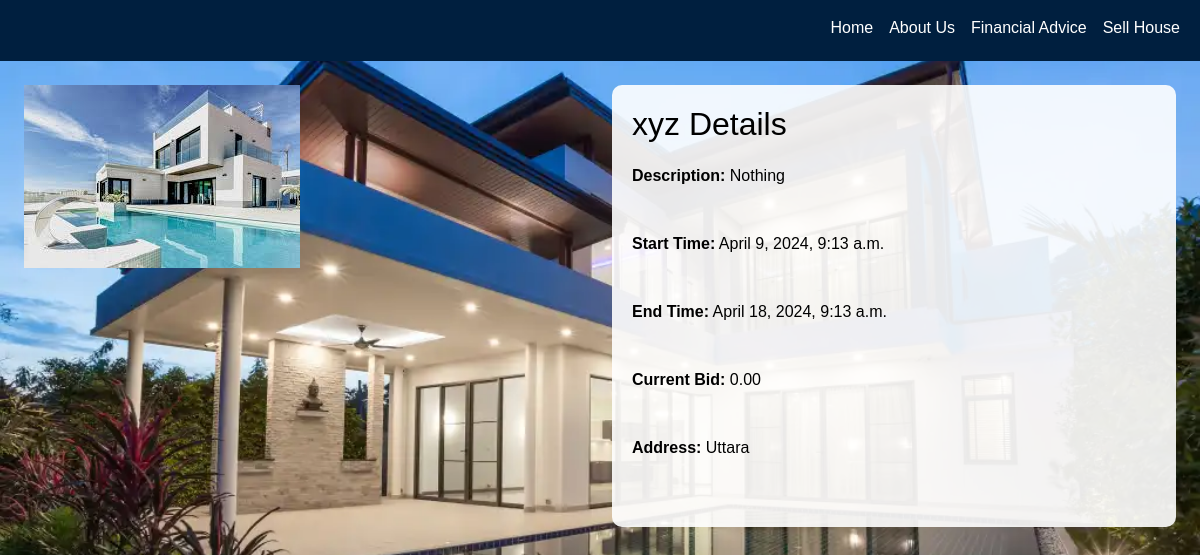
The app's page /auction-detail/11/ with its own data.
### website/models.py (models this page shows, shortened)
class AuctionItem(models.Model):
    title = models.CharField(max_length=255)
    description = models.TextField()
    address = models.CharField(max_length=255)
    start_price = models.DecimalField(max_digits=10, decimal_places=2)
    current_bid = models.DecimalField(max_digits=10, decimal_places=2, default=0.00)
    current_bid_by = models.ForeignKey(User, on_delete=models.CASCADE,null=True, blank=True, related_name='bids_made')
    created_by = models.ForeignKey(User, on_delete=models.CASCADE, related_name='auction_items_created')
    start_time = models.DateTimeField()
    end_time = models.DateTimeField()
    image = models.ImageField(upload_to='auction_item_images/', blank=True, null=True)

### website/views.py (the view)
# urls.py: path('auction-detail/<int:item_id>/', views.auction_detail, name='auction_detail'),
def auction_detail(request, item_id):
    auction_detail = get_object_or_404(AuctionItem, id=item_id)
    return render(request, 'auction_detail.html', {'auction_detail': auction_detail})

### website/templates/auction_detail.html
{% extends 'base.html' %}
{% block content %}
  <div class="container mt-4">
    <div class="row">
      <div class="col-md-6">
        <img src="{{ auction_detail.image.url }}" alt="{{ auction_detail.title }}" class="img-fluid">
      </div>
      <div class="col-md-6">
        <div style="background-color: rgba(255, 255, 255, 0.9); padding: 20px; border-radius: 10px;">
          <h2 class="mb-4 text-black">{{ auction_detail.title }} Details</h2>
            <p style="color: black;"><strong>Description:</strong> {{ auction_detail.description }}</p>
            <p style="color: black;"><strong>Start Time:</strong> {{ auction_detail.start_time }}</p>
            <p style="color: black;"><strong>End Time:</strong> {{ auction_detail.end_time }}</p>
            <p style="color: black;"><strong>Current Bid:</strong> {{ auction_detail.current_bid }}</p>
            <p style="color: black;"><strong>Address:</strong> {{ auction_detail.address }}</p>
        </div>
      </div>
    </div>
  </div>
{% endblock %}

### static/base.css (style rules this page uses)
body { font-family: Arial, sans-serif; background-image: url('background.webp'); background-size: cover; background-position: center; background-repeat: no-repeat; min-height: 100vh; }
.container { max-width: 1200px; margin: 0 auto; }
.container p { color: #ffffff; font: 1em Arial, sans-serif; margin-bottom: 50px; }

### records on screen
AuctionItem: image (picture), title "xyz", description "Nothing", start_time "April 9, 2024, 9:13 a.m.", end_time "April 18, 2024, 9:13 a.m.", current_bid "0.00", address "Uttara"
